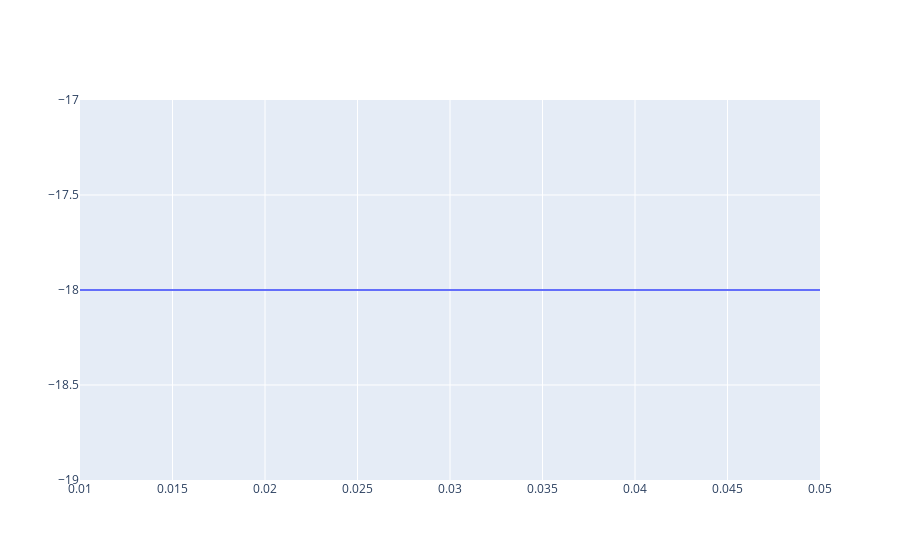

The notebook cell saved with this chart:
### Code cell
sweep = linspace(0.010, 0.05, 8)
time = [-18] * 8

fig = make_subplots(rows = 1, cols = 1)

fig.add_trace(go.Scatter(x=sweep, y=time, mode='lines'))

fig.show()

### Figure 1 — Plotly figure (JSON) as saved in the notebook; plotly's stock layout.template omitted (floating-point values rounded to 4 significant figures)
{"data": [{"mode": "lines", "type": "scatter", "x": [0.01, 0.01571, 0.02143, 0.02714, 0.03286, 0.03857, 0.04429, 0.05], "y": [-18, -18, -18, -18, -18, -18, -18, -18]}], "layout": {"xaxis": {"anchor": "y", "domain": [0, 1]}, "yaxis": {"anchor": "x", "domain": [0, 1]}}}
